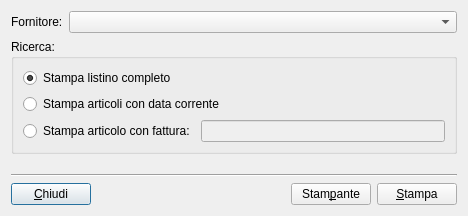
<?xml version="1.0" encoding="UTF-8"?>
<ui version="4.0">
 <class>ListinoDlg</class>
 <widget class="QDialog" name="ListinoDlg">
  <property name="geometry">
   <rect>
    <x>0</x>
    <y>0</y>
    <width>468</width>
    <height>216</height>
   </rect>
  </property>
  <property name="windowTitle">
   <string>Dialog</string>
  </property>
  <layout class="QVBoxLayout" name="verticalLayout_2" stretch="0,0,0,0,0">
   <item>
    <layout class="QHBoxLayout" name="horizontalLayout_2" stretch="0,1">
     <item>
      <widget class="QLabel" name="label">
       <property name="text">
        <string>Fornitore:</string>
       </property>
      </widget>
     </item>
     <item>
      <widget class="QComboBox" name="fornitoreCb"/>
     </item>
    </layout>
   </item>
   <item>
    <widget class="QGroupBox" name="groupBox">
     <property name="minimumSize">
      <size>
       <width>0</width>
       <height>0</height>
      </size>
     </property>
     <property name="title">
      <string>Ricerca:</string>
     </property>
     <layout class="QVBoxLayout" name="verticalLayout" stretch="0,1,0">
      <item>
       <widget class="QRadioButton" name="printAllRb">
        <property name="text">
         <string>Stampa listino completo</string>
        </property>
        <property name="checked">
         <bool>true</bool>
        </property>
       </widget>
      </item>
      <item>
       <widget class="QRadioButton" name="printFromDateRb">
        <property name="text">
         <string>Stampa articoli con data corrente</string>
        </property>
       </widget>
      </item>
      <item>
       <layout class="QHBoxLayout" name="horizontalLayout" stretch="0,1">
        <item>
         <widget class="QRadioButton" name="printFromFatturaRb">
          <property name="text">
           <string>Stampa articolo con fattura:</string>
          </property>
         </widget>
        </item>
        <item>
         <widget class="QLineEdit" name="fatturaLE">
          <property name="enabled">
           <bool>false</bool>
          </property>
         </widget>
        </item>
       </layout>
      </item>
     </layout>
    </widget>
   </item>
   <item>
    <spacer name="spacer">
     <property name="orientation">
      <enum>Qt::Vertical</enum>
     </property>
     <property name="sizeHint" stdset="0">
      <size>
       <width>20</width>
       <height>40</height>
      </size>
     </property>
    </spacer>
   </item>
   <item>
    <widget class="Line" name="line">
     <property name="orientation">
      <enum>Qt::Horizontal</enum>
     </property>
    </widget>
   </item>
   <item>
    <layout class="QHBoxLayout" name="horizontalLayout_3">
     <item>
      <widget class="QPushButton" name="closeButton">
       <property name="text">
        <string>&amp;Chiudi</string>
       </property>
      </widget>
     </item>
     <item>
      <spacer name="horizontalSpacer">
       <property name="orientation">
        <enum>Qt::Horizontal</enum>
       </property>
       <property name="sizeHint" stdset="0">
        <size>
         <width>40</width>
         <height>20</height>
        </size>
       </property>
      </spacer>
     </item>
     <item>
      <widget class="QPushButton" name="configButton">
       <property name="text">
        <string>Stam&amp;pante</string>
       </property>
      </widget>
     </item>
     <item>
      <widget class="QPushButton" name="printButton">
       <property name="text">
        <string>&amp;Stampa</string>
       </property>
      </widget>
     </item>
    </layout>
   </item>
  </layout>
 </widget>
 <tabstops>
  <tabstop>fornitoreCb</tabstop>
  <tabstop>printAllRb</tabstop>
  <tabstop>printFromDateRb</tabstop>
  <tabstop>printFromFatturaRb</tabstop>
  <tabstop>fatturaLE</tabstop>
  <tabstop>closeButton</tabstop>
  <tabstop>configButton</tabstop>
  <tabstop>printButton</tabstop>
 </tabstops>
 <resources/>
 <connections>
  <connection>
   <sender>printButton</sender>
   <signal>clicked()</signal>
   <receiver>ListinoDlg</receiver>
   <slot>draw()</slot>
   <hints>
    <hint type="sourcelabel">
     <x>457</x>
     <y>205</y>
    </hint>
    <hint type="destinationlabel">
     <x>404</x>
     <y>269</y>
    </hint>
   </hints>
  </connection>
  <connection>
   <sender>configButton</sender>
   <signal>clicked()</signal>
   <receiver>ListinoDlg</receiver>
   <slot>config()</slot>
   <hints>
    <hint type="sourcelabel">
     <x>371</x>
     <y>205</y>
    </hint>
    <hint type="destinationlabel">
     <x>322</x>
     <y>271</y>
    </hint>
   </hints>
  </connection>
  <connection>
   <sender>closeButton</sender>
   <signal>clicked()</signal>
   <receiver>ListinoDlg</receiver>
   <slot>close()</slot>
   <hints>
    <hint type="sourcelabel">
     <x>89</x>
     <y>205</y>
    </hint>
    <hint type="destinationlabel">
     <x>106</x>
     <y>256</y>
    </hint>
   </hints>
  </connection>
  <connection>
   <sender>printFromFatturaRb</sender>
   <signal>toggled(bool)</signal>
   <receiver>fatturaLE</receiver>
   <slot>setEnabled(bool)</slot>
   <hints>
    <hint type="sourcelabel">
     <x>124</x>
     <y>136</y>
    </hint>
    <hint type="destinationlabel">
     <x>260</x>
     <y>133</y>
    </hint>
   </hints>
  </connection>
 </connections>
 <slots>
  <slot>draw()</slot>
  <slot>config()</slot>
 </slots>
</ui>
